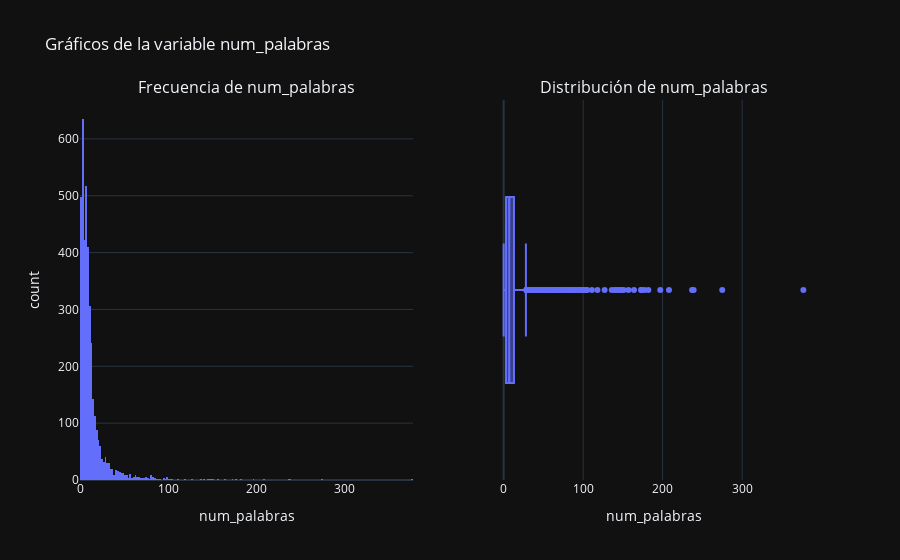

Source (notebook cell):
### Markdown cell above
### Palabras promedio por titulo

### Code cell
palabras_por_titulo = df["titulo"].str.split().str.len().to_frame("num_palabras")

estadisticas_numericas(palabras_por_titulo, "num_palabras")
grafica_numerica(palabras_por_titulo, "num_palabras")

### Figure 1 — Plotly figure (JSON) as saved in the notebook; plotly's stock layout.template omitted (floating-point values rounded to 4 significant figures; data arrays with more than 128 entries replaced by an {"elided": "..."} marker saying what was removed)
{"data": [{"alignmentgroup": "True", "bingroup": "x", "hovertemplate": "num_palabras=%{x}<br>count=%{y}<extra></extra>", "legendgroup": "", "marker": {"color": "#636efa", "pattern": {"shape": ""}}, "name": "", "offsetgroup": "", "orientation": "v", "showlegend": false, "type": "histogram", "x": {"elided": "6059 int values"}, "xaxis": "x", "yaxis": "y"}, {"alignmentgroup": "True", "hovertemplate": "num_palabras=%{x}<extra></extra>", "legendgroup": "", "marker": {"color": "#636efa"}, "name": "", "notched": true, "offsetgroup": "", "orientation": "h", "showlegend": false, "type": "box", "x": {"elided": "6059 int values"}, "x0": " ", "xaxis": "x2", "y0": " ", "yaxis": "y2"}], "layout": {"annotations": [{"font": {"size": 16}, "showarrow": false, "text": "Frecuencia de num_palabras", "x": 0.225, "xanchor": "center", "xref": "paper", "y": 1, "yanchor": "bottom", "yref": "paper"}, {"font": {"size": 16}, "showarrow": false, "text": "Distribución de num_palabras", "x": 0.775, "xanchor": "center", "xref": "paper", "y": 1, "yanchor": "bottom", "yref": "paper"}], "title": {"text": "Gráficos de la variable num_palabras"}, "xaxis": {"anchor": "y", "domain": [0, 0.45], "title": {"text": "num_palabras"}}, "xaxis2": {"anchor": "y2", "domain": [0.55, 1], "title": {"text": "num_palabras"}}, "yaxis": {"anchor": "x", "domain": [0, 1], "title": {"text": "count"}}, "yaxis2": {"anchor": "x2", "domain": [0, 1]}}}
